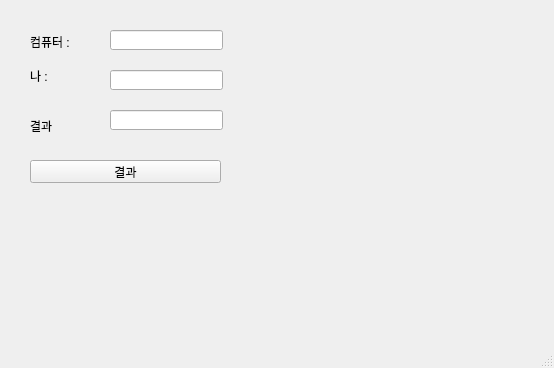
<?xml version="1.0" encoding="UTF-8"?>
<ui version="4.0">
 <class>MainWindow</class>
 <widget class="QMainWindow" name="MainWindow">
  <property name="geometry">
   <rect>
    <x>0</x>
    <y>0</y>
    <width>554</width>
    <height>368</height>
   </rect>
  </property>
  <property name="windowTitle">
   <string>MainWindow</string>
  </property>
  <widget class="QWidget" name="centralwidget">
   <widget class="QLineEdit" name="leCom">
    <property name="geometry">
     <rect>
      <x>110</x>
      <y>30</y>
      <width>113</width>
      <height>20</height>
     </rect>
    </property>
   </widget>
   <widget class="QLineEdit" name="leMine">
    <property name="geometry">
     <rect>
      <x>110</x>
      <y>70</y>
      <width>113</width>
      <height>20</height>
     </rect>
    </property>
   </widget>
   <widget class="QLineEdit" name="leResult">
    <property name="geometry">
     <rect>
      <x>110</x>
      <y>110</y>
      <width>113</width>
      <height>20</height>
     </rect>
    </property>
   </widget>
   <widget class="QLabel" name="lblCom">
    <property name="geometry">
     <rect>
      <x>30</x>
      <y>31</y>
      <width>56</width>
      <height>21</height>
     </rect>
    </property>
    <property name="text">
     <string>컴퓨터 : </string>
    </property>
   </widget>
   <widget class="QLabel" name="lblMine">
    <property name="geometry">
     <rect>
      <x>30</x>
      <y>70</y>
      <width>56</width>
      <height>12</height>
     </rect>
    </property>
    <property name="text">
     <string>나 : </string>
    </property>
   </widget>
   <widget class="QLabel" name="lblResult">
    <property name="geometry">
     <rect>
      <x>30</x>
      <y>120</y>
      <width>56</width>
      <height>12</height>
     </rect>
    </property>
    <property name="text">
     <string>결과</string>
    </property>
   </widget>
   <widget class="QPushButton" name="pb">
    <property name="geometry">
     <rect>
      <x>30</x>
      <y>160</y>
      <width>191</width>
      <height>23</height>
     </rect>
    </property>
    <property name="text">
     <string>결과</string>
    </property>
   </widget>
  </widget>
  <widget class="QMenuBar" name="menubar">
   <property name="geometry">
    <rect>
     <x>0</x>
     <y>0</y>
     <width>554</width>
     <height>21</height>
    </rect>
   </property>
  </widget>
  <widget class="QStatusBar" name="statusbar"/>
 </widget>
 <resources/>
 <connections/>
</ui>
